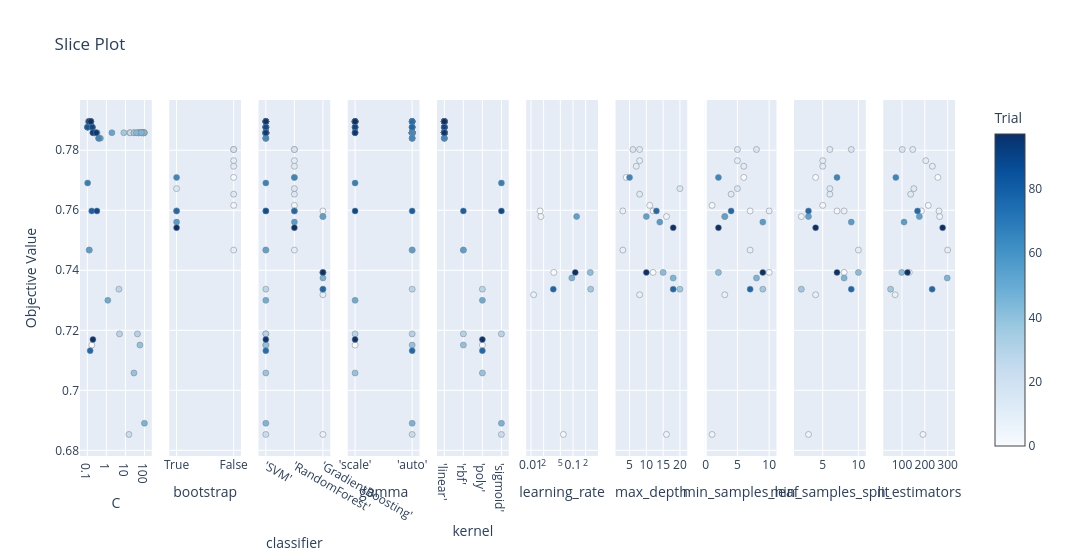

Notebook cell for this chart:
### Code cell
plot_slice(study).show()

### Figure 1 — Plotly figure (JSON) as saved in the notebook; plotly's stock layout.template omitted (floating-point values rounded to 4 significant figures)
{"data": [{"marker": {"color": [0, 5, 17, 18, 19, 20, 21, 22, 23, 24, 25, 26, 27, 28, 29, 30, 31, 32, 33, 34, 35, 36, 37, 39, 40, 41, 42, 44, 45, 46, 48, 49, 50, 51, 52, 53, 54, 56, 58, 59, 60, 61, 62, 63, 64, 65, 67, 68, 69, 70, 71, 72, 73, 74, 75, 76, 79, 80, 81, 82, 83, 84, 85, 86, 87, 88, 89, 90, 91, 92, 93, 94, 95, 96, 97], "colorbar": {"title": {"text": "Trial"}, "x": 1, "xpad": 40}, "colorscale": [[0, "rgb(247,251,255)"], [0.125, "rgb(222,235,247)"], [0.25, "rgb(198,219,239)"], [0.375, "rgb(158,202,225)"], [0.5, "rgb(107,174,214)"], [0.625, "rgb(66,146,198)"], [0.75, "rgb(33,113,181)"], [0.875, "rgb(8,81,156)"], [1, "rgb(8,48,107)"]], "line": {"color": "Grey", "width": 0.5}, "showscale": true}, "mode": "markers", "name": "Feasible Trial", "showlegend": false, "type": "scatter", "x": [0.1713, 0.1251, 75.04, 69.34, 90.5, 88.74, 86.79, 46.12, 15.27, 16.79, 17.95, 28.43, 98.39, 4.559, 4.893, 43.04, 96.88, 48.26, 53.62, 95.69, 28.6, 8.262, 49.69, 27.98, 57.82, 89.36, 67.47, 37.81, 68.43, 99.37, 0.3272, 1.191, 0.4861, 0.3973, 1.95, 0.1137, 0.1269, 0.2327, 0.2241, 0.2345, 0.253, 0.2429, 0.2585, 0.2144, 0.3956, 0.107, 0.1041, 0.1532, 0.1693, 0.1458, 0.1609, 0.1524, 0.1467, 0.143, 0.141, 0.1045, 0.17, 0.1359, 0.1359, 0.1002, 0.1341, 0.1404, 0.1852, 0.1371, 0.3188, 0.1834, 0.1277, 0.1538, 0.1266, 0.1931, 0.1463, 0.2978, 0.1229, 0.1966, 0.1502], "xaxis": "x", "y": [0.7151, 0.7467, 0.7858, 0.7858, 0.7858, 0.7858, 0.7858, 0.7858, 0.6853, 0.7858, 0.7858, 0.7858, 0.7858, 0.7337, 0.7188, 0.7188, 0.7858, 0.7858, 0.7858, 0.7858, 0.7858, 0.7858, 0.7858, 0.7058, 0.7151, 0.7858, 0.7858, 0.7858, 0.7858, 0.689, 0.7858, 0.73, 0.784, 0.784, 0.7858, 0.7896, 0.7467, 0.7858, 0.7858, 0.7858, 0.7858, 0.7858, 0.7858, 0.7858, 0.784, 0.7877, 0.7691, 0.7896, 0.7877, 0.7896, 0.7877, 0.7896, 0.7896, 0.7896, 0.7132, 0.7877, 0.7598, 0.7896, 0.7896, 0.7877, 0.7896, 0.7896, 0.7877, 0.7896, 0.7598, 0.7877, 0.7896, 0.7896, 0.7896, 0.7858, 0.7896, 0.7858, 0.7896, 0.7169, 0.7896], "yaxis": "y"}, {"marker": {"color": [8, 15, 57, 66, 77, 99, 1, 4, 10, 11, 12, 13, 14, 16], "colorbar": {"title": {"text": "Trial"}, "x": 1, "xpad": 40}, "colorscale": [[0, "rgb(247,251,255)"], [0.125, "rgb(222,235,247)"], [0.25, "rgb(198,219,239)"], [0.375, "rgb(158,202,225)"], [0.5, "rgb(107,174,214)"], [0.625, "rgb(66,146,198)"], [0.75, "rgb(33,113,181)"], [0.875, "rgb(8,81,156)"], [1, "rgb(8,48,107)"]], "line": {"color": "Grey", "width": 0.5}, "showscale": false}, "mode": "markers", "name": "Feasible Trial", "showlegend": false, "type": "scatter", "x": ["True", "True", "True", "True", "True", "True", "False", "False", "False", "False", "False", "False", "False", "False"], "xaxis": "x2", "y": [0.7598, 0.7672, 0.7561, 0.7709, 0.7598, 0.7542, 0.7709, 0.7616, 0.7467, 0.7765, 0.7747, 0.7803, 0.7654, 0.7803], "yaxis": "y2"}, {"marker": {"color": [0, 5, 17, 18, 19, 20, 21, 22, 23, 24, 25, 26, 27, 28, 29, 30, 31, 32, 33, 34, 35, 36, 37, 39, 40, 41, 42, 44, 45, 46, 48, 49, 50, 51, 52, 53, 54, 56, 58, 59, 60, 61, 62, 63, 64, 65, 67, 68, 69, 70, 71, 72, 73, 74, 75, 76, 79, 80, 81, 82, 83, 84, 85, 86, 87, 88, 89, 90, 91, 92, 93, 94, 95, 96, 97, 1, 4, 8, 10, 11, 12, 13, 14, 15, 16, 57, 66, 77, 99, 2, 3, 6, 7, 9, 38, 43, 47, 55, 78, 98], "colorbar": {"title": {"text": "Trial"}, "x": 1, "xpad": 40}, "colorscale": [[0, "rgb(247,251,255)"], [0.125, "rgb(222,235,247)"], [0.25, "rgb(198,219,239)"], [0.375, "rgb(158,202,225)"], [0.5, "rgb(107,174,214)"], [0.625, "rgb(66,146,198)"], [0.75, "rgb(33,113,181)"], [0.875, "rgb(8,81,156)"], [1, "rgb(8,48,107)"]], "line": {"color": "Grey", "width": 0.5}, "showscale": false}, "mode": "markers", "name": "Feasible Trial", "showlegend": false, "type": "scatter", "x": ["'SVM'", "'SVM'", "'SVM'", "'SVM'", "'SVM'", "'SVM'", "'SVM'", "'SVM'", "'SVM'", "'SVM'", "'SVM'", "'SVM'", "'SVM'", "'SVM'", "'SVM'", "'SVM'", "'SVM'", "'SVM'", "'SVM'", "'SVM'", "'SVM'", "'SVM'", "'SVM'", "'SVM'", "'SVM'", "'SVM'", "'SVM'", "'SVM'", "'SVM'", "'SVM'", "'SVM'", "'SVM'", "'SVM'", "'SVM'", "'SVM'", "'SVM'", "'SVM'", "'SVM'", "'SVM'", "'SVM'", "'SVM'", "'SVM'", "'SVM'", "'SVM'", "'SVM'", "'SVM'", "'SVM'", "'SVM'", "'SVM'", "'SVM'", "'SVM'", "'SVM'", "'SVM'", "'SVM'", "'SVM'", "'SVM'", "'SVM'", "'SVM'", "'SVM'", "'SVM'", "'SVM'", "'SVM'", "'SVM'", "'SVM'", "'SVM'", "'SVM'", "'SVM'", "'SVM'", "'SVM'", "'SVM'", "'SVM'", "'SVM'", "'SVM'", "'SVM'", "'SVM'", "'RandomForest'", "'RandomForest'", "'RandomForest'", "'RandomForest'", "'RandomForest'", "'RandomForest'", "'RandomForest'", "'RandomForest'", "'RandomForest'", "'RandomForest'", "'RandomForest'", "'RandomForest'", "'RandomForest'", "'RandomForest'", "'GradientBoosting'", "'GradientBoosting'", "'GradientBoosting'", "'GradientBoosting'", "'GradientBoosting'", "'GradientBoosting'", "'GradientBoosting'", "'GradientBoosting'", "'GradientBoosting'", "'GradientBoosting'", "'GradientBoosting'"], "xaxis": "x3", "y": [0.7151, 0.7467, 0.7858, 0.7858, 0.7858, 0.7858, 0.7858, 0.7858, 0.6853, 0.7858, 0.7858, 0.7858, 0.7858, 0.7337, 0.7188, 0.7188, 0.7858, 0.7858, 0.7858, 0.7858, 0.7858, 0.7858, 0.7858, 0.7058, 0.7151, 0.7858, 0.7858, 0.7858, 0.7858, 0.689, 0.7858, 0.73, 0.784, 0.784, 0.7858, 0.7896, 0.7467, 0.7858, 0.7858, 0.7858, 0.7858, 0.7858, 0.7858, 0.7858, 0.784, 0.7877, 0.7691, 0.7896, 0.7877, 0.7896, 0.7877, 0.7896, 0.7896, 0.7896, 0.7132, 0.7877, 0.7598, 0.7896, 0.7896, 0.7877, 0.7896, 0.7896, 0.7877, 0.7896, 0.7598, 0.7877, 0.7896, 0.7896, 0.7896, 0.7858, 0.7896, 0.7858, 0.7896, 0.7169, 0.7896, 0.7709, 0.7616, 0.7598, 0.7467, 0.7765, 0.7747, 0.7803, 0.7654, 0.7672, 0.7803, 0.7561, 0.7709, 0.7598, 0.7542, 0.7393, 0.7598, 0.6853, 0.7579, 0.7318, 0.7337, 0.7393, 0.7374, 0.7579, 0.7337, 0.7393], "yaxis": "y3"}, {"marker": {"color": [0, 25, 29, 39, 49, 67, 80, 81, 82, 83, 84, 85, 86, 87, 88, 89, 90, 91, 92, 93, 94, 95, 96, 97, 5, 17, 18, 19, 20, 21, 22, 23, 24, 26, 27, 28, 30, 31, 32, 33, 34, 35, 36, 37, 40, 41, 42, 44, 45, 46, 48, 50, 51, 52, 53, 54, 56, 58, 59, 60, 61, 62, 63, 64, 65, 68, 69, 70, 71, 72, 73, 74, 75, 76, 79], "colorbar": {"title": {"text": "Trial"}, "x": 1, "xpad": 40}, "colorscale": [[0, "rgb(247,251,255)"], [0.125, "rgb(222,235,247)"], [0.25, "rgb(198,219,239)"], [0.375, "rgb(158,202,225)"], [0.5, "rgb(107,174,214)"], [0.625, "rgb(66,146,198)"], [0.75, "rgb(33,113,181)"], [0.875, "rgb(8,81,156)"], [1, "rgb(8,48,107)"]], "line": {"color": "Grey", "width": 0.5}, "showscale": false}, "mode": "markers", "name": "Feasible Trial", "showlegend": false, "type": "scatter", "x": ["'scale'", "'scale'", "'scale'", "'scale'", "'scale'", "'scale'", "'scale'", "'scale'", "'scale'", "'scale'", "'scale'", "'scale'", "'scale'", "'scale'", "'scale'", "'scale'", "'scale'", "'scale'", "'scale'", "'scale'", "'scale'", "'scale'", "'scale'", "'scale'", "'auto'", "'auto'", "'auto'", "'auto'", "'auto'", "'auto'", "'auto'", "'auto'", "'auto'", "'auto'", "'auto'", "'auto'", "'auto'", "'auto'", "'auto'", "'auto'", "'auto'", "'auto'", "'auto'", "'auto'", "'auto'", "'auto'", "'auto'", "'auto'", "'auto'", "'auto'", "'auto'", "'auto'", "'auto'", "'auto'", "'auto'", "'auto'", "'auto'", "'auto'", "'auto'", "'auto'", "'auto'", "'auto'", "'auto'", "'auto'", "'auto'", "'auto'", "'auto'", "'auto'", "'auto'", "'auto'", "'auto'", "'auto'", "'auto'", "'auto'", "'auto'"], "xaxis": "x4", "y": [0.7151, 0.7858, 0.7188, 0.7058, 0.73, 0.7691, 0.7896, 0.7896, 0.7877, 0.7896, 0.7896, 0.7877, 0.7896, 0.7598, 0.7877, 0.7896, 0.7896, 0.7896, 0.7858, 0.7896, 0.7858, 0.7896, 0.7169, 0.7896, 0.7467, 0.7858, 0.7858, 0.7858, 0.7858, 0.7858, 0.7858, 0.6853, 0.7858, 0.7858, 0.7858, 0.7337, 0.7188, 0.7858, 0.7858, 0.7858, 0.7858, 0.7858, 0.7858, 0.7858, 0.7151, 0.7858, 0.7858, 0.7858, 0.7858, 0.689, 0.7858, 0.784, 0.784, 0.7858, 0.7896, 0.7467, 0.7858, 0.7858, 0.7858, 0.7858, 0.7858, 0.7858, 0.7858, 0.784, 0.7877, 0.7896, 0.7877, 0.7896, 0.7877, 0.7896, 0.7896, 0.7896, 0.7132, 0.7877, 0.7598], "yaxis": "y4"}, {"marker": {"color": [17, 18, 19, 20, 21, 22, 24, 25, 26, 27, 31, 32, 33, 34, 35, 36, 37, 41, 42, 44, 45, 48, 50, 51, 52, 53, 56, 58, 59, 60, 61, 62, 63, 64, 65, 68, 69, 70, 71, 72, 73, 74, 76, 80, 81, 82, 83, 84, 85, 86, 88, 89, 90, 91, 92, 93, 94, 95, 97, 5, 30, 40, 54, 79, 0, 28, 39, 49, 75, 96, 23, 29, 46, 67, 87], "colorbar": {"title": {"text": "Trial"}, "x": 1, "xpad": 40}, "colorscale": [[0, "rgb(247,251,255)"], [0.125, "rgb(222,235,247)"], [0.25, "rgb(198,219,239)"], [0.375, "rgb(158,202,225)"], [0.5, "rgb(107,174,214)"], [0.625, "rgb(66,146,198)"], [0.75, "rgb(33,113,181)"], [0.875, "rgb(8,81,156)"], [1, "rgb(8,48,107)"]], "line": {"color": "Grey", "width": 0.5}, "showscale": false}, "mode": "markers", "name": "Feasible Trial", "showlegend": false, "type": "scatter", "x": ["'linear'", "'linear'", "'linear'", "'linear'", "'linear'", "'linear'", "'linear'", "'linear'", "'linear'", "'linear'", "'linear'", "'linear'", "'linear'", "'linear'", "'linear'", "'linear'", "'linear'", "'linear'", "'linear'", "'linear'", "'linear'", "'linear'", "'linear'", "'linear'", "'linear'", "'linear'", "'linear'", "'linear'", "'linear'", "'linear'", "'linear'", "'linear'", "'linear'", "'linear'", "'linear'", "'linear'", "'linear'", "'linear'", "'linear'", "'linear'", "'linear'", "'linear'", "'linear'", "'linear'", "'linear'", "'linear'", "'linear'", "'linear'", "'linear'", "'linear'", "'linear'", "'linear'", "'linear'", "'linear'", "'linear'", "'linear'", "'linear'", "'linear'", "'linear'", "'rbf'", "'rbf'", "'rbf'", "'rbf'", "'rbf'", "'poly'", "'poly'", "'poly'", "'poly'", "'poly'", "'poly'", "'sigmoid'", "'sigmoid'", "'sigmoid'", "'sigmoid'", "'sigmoid'"], "xaxis": "x5", "y": [0.7858, 0.7858, 0.7858, 0.7858, 0.7858, 0.7858, 0.7858, 0.7858, 0.7858, 0.7858, 0.7858, 0.7858, 0.7858, 0.7858, 0.7858, 0.7858, 0.7858, 0.7858, 0.7858, 0.7858, 0.7858, 0.7858, 0.784, 0.784, 0.7858, 0.7896, 0.7858, 0.7858, 0.7858, 0.7858, 0.7858, 0.7858, 0.7858, 0.784, 0.7877, 0.7896, 0.7877, 0.7896, 0.7877, 0.7896, 0.7896, 0.7896, 0.7877, 0.7896, 0.7896, 0.7877, 0.7896, 0.7896, 0.7877, 0.7896, 0.7877, 0.7896, 0.7896, 0.7896, 0.7858, 0.7896, 0.7858, 0.7896, 0.7896, 0.7467, 0.7188, 0.7151, 0.7467, 0.7598, 0.7151, 0.7337, 0.7058, 0.73, 0.7132, 0.7169, 0.6853, 0.7188, 0.689, 0.7691, 0.7598], "yaxis": "y5"}, {"marker": {"color": [2, 3, 6, 7, 9, 38, 43, 47, 55, 78, 98], "colorbar": {"title": {"text": "Trial"}, "x": 1, "xpad": 40}, "colorscale": [[0, "rgb(247,251,255)"], [0.125, "rgb(222,235,247)"], [0.25, "rgb(198,219,239)"], [0.375, "rgb(158,202,225)"], [0.5, "rgb(107,174,214)"], [0.625, "rgb(66,146,198)"], [0.75, "rgb(33,113,181)"], [0.875, "rgb(8,81,156)"], [1, "rgb(8,48,107)"]], "line": {"color": "Grey", "width": 0.5}, "showscale": false}, "mode": "markers", "name": "Feasible Trial", "showlegend": false, "type": "scatter", "x": [0.03494, 0.0165, 0.05897, 0.01719, 0.01154, 0.2634, 0.2582, 0.09369, 0.122, 0.03399, 0.1134], "xaxis": "x6", "y": [0.7393, 0.7598, 0.6853, 0.7579, 0.7318, 0.7337, 0.7393, 0.7374, 0.7579, 0.7337, 0.7393], "yaxis": "y6"}, {"marker": {"color": [1, 2, 3, 4, 6, 7, 8, 9, 10, 11, 12, 13, 14, 15, 16, 38, 43, 47, 55, 57, 66, 77, 78, 98, 99], "colorbar": {"title": {"text": "Trial"}, "x": 1, "xpad": 40}, "colorscale": [[0, "rgb(247,251,255)"], [0.125, "rgb(222,235,247)"], [0.25, "rgb(198,219,239)"], [0.375, "rgb(158,202,225)"], [0.5, "rgb(107,174,214)"], [0.625, "rgb(66,146,198)"], [0.75, "rgb(33,113,181)"], [0.875, "rgb(8,81,156)"], [1, "rgb(8,48,107)"]], "line": {"color": "Grey", "width": 0.5}, "showscale": false}, "mode": "markers", "name": "Feasible Trial", "showlegend": false, "type": "scatter", "x": [4, 12, 12, 11, 16, 16, 3, 8, 3, 8, 7, 8, 8, 20, 6, 20, 15, 18, 10, 14, 5, 13, 18, 10, 18], "xaxis": "x7", "y": [0.7709, 0.7393, 0.7598, 0.7616, 0.6853, 0.7579, 0.7598, 0.7318, 0.7467, 0.7765, 0.7747, 0.7803, 0.7654, 0.7672, 0.7803, 0.7337, 0.7393, 0.7374, 0.7579, 0.7561, 0.7709, 0.7598, 0.7337, 0.7393, 0.7542], "yaxis": "y7"}, {"marker": {"color": [1, 2, 3, 4, 6, 7, 8, 9, 10, 11, 12, 13, 14, 15, 16, 38, 43, 47, 55, 57, 66, 77, 78, 98, 99], "colorbar": {"title": {"text": "Trial"}, "x": 1, "xpad": 40}, "colorscale": [[0, "rgb(247,251,255)"], [0.125, "rgb(222,235,247)"], [0.25, "rgb(198,219,239)"], [0.375, "rgb(158,202,225)"], [0.5, "rgb(107,174,214)"], [0.625, "rgb(66,146,198)"], [0.75, "rgb(33,113,181)"], [0.875, "rgb(8,81,156)"], [1, "rgb(8,48,107)"]], "line": {"color": "Grey", "width": 0.5}, "showscale": false}, "mode": "markers", "name": "Feasible Trial", "showlegend": false, "type": "scatter", "x": [6, 10, 7, 1, 1, 3, 10, 3, 7, 5, 6, 5, 4, 5, 8, 9, 2, 8, 3, 9, 2, 4, 7, 9, 2], "xaxis": "x8", "y": [0.7709, 0.7393, 0.7598, 0.7616, 0.6853, 0.7579, 0.7598, 0.7318, 0.7467, 0.7765, 0.7747, 0.7803, 0.7654, 0.7672, 0.7803, 0.7337, 0.7393, 0.7374, 0.7579, 0.7561, 0.7709, 0.7598, 0.7337, 0.7393, 0.7542], "yaxis": "y8"}, {"marker": {"color": [1, 2, 3, 4, 6, 7, 8, 9, 10, 11, 12, 13, 14, 15, 16, 38, 43, 47, 55, 57, 66, 77, 78, 98, 99], "colorbar": {"title": {"text": "Trial"}, "x": 1, "xpad": 40}, "colorscale": [[0, "rgb(247,251,255)"], [0.125, "rgb(222,235,247)"], [0.25, "rgb(198,219,239)"], [0.375, "rgb(158,202,225)"], [0.5, "rgb(107,174,214)"], [0.625, "rgb(66,146,198)"], [0.75, "rgb(33,113,181)"], [0.875, "rgb(8,81,156)"], [1, "rgb(8,48,107)"]], "line": {"color": "Grey", "width": 0.5}, "showscale": false}, "mode": "markers", "name": "Feasible Trial", "showlegend": false, "type": "scatter", "x": [4, 8, 7, 5, 3, 2, 8, 4, 10, 5, 5, 6, 6, 6, 9, 2, 10, 8, 3, 9, 7, 3, 9, 7, 4], "xaxis": "x9", "y": [0.7709, 0.7393, 0.7598, 0.7616, 0.6853, 0.7579, 0.7598, 0.7318, 0.7467, 0.7765, 0.7747, 0.7803, 0.7654, 0.7672, 0.7803, 0.7337, 0.7393, 0.7374, 0.7579, 0.7561, 0.7709, 0.7598, 0.7337, 0.7393, 0.7542], "yaxis": "y9"}, {"marker": {"color": [1, 2, 3, 4, 6, 7, 8, 9, 10, 11, 12, 13, 14, 15, 16, 38, 43, 47, 55, 57, 66, 77, 78, 98, 99], "colorbar": {"title": {"text": "Trial"}, "x": 1, "xpad": 40}, "colorscale": [[0, "rgb(247,251,255)"], [0.125, "rgb(222,235,247)"], [0.25, "rgb(198,219,239)"], [0.375, "rgb(158,202,225)"], [0.5, "rgb(107,174,214)"], [0.625, "rgb(66,146,198)"], [0.75, "rgb(33,113,181)"], [0.875, "rgb(8,81,156)"], [1, "rgb(8,48,107)"]], "line": {"color": "Grey", "width": 0.5}, "showscale": false}, "mode": "markers", "name": "Feasible Trial", "showlegend": false, "type": "scatter", "x": [257, 132, 185, 215, 192, 265, 262, 70, 300, 204, 233, 147, 138, 152, 101, 50, 99, 298, 176, 109, 73, 168, 232, 124, 278], "xaxis": "x10", "y": [0.7709, 0.7393, 0.7598, 0.7616, 0.6853, 0.7579, 0.7598, 0.7318, 0.7467, 0.7765, 0.7747, 0.7803, 0.7654, 0.7672, 0.7803, 0.7337, 0.7393, 0.7374, 0.7579, 0.7561, 0.7709, 0.7598, 0.7337, 0.7393, 0.7542], "yaxis": "y10"}], "layout": {"title": {"text": "Slice Plot"}, "width": 3000, "xaxis": {"anchor": "y", "domain": [0, 0.082], "title": {"text": "C"}, "type": "log"}, "xaxis10": {"anchor": "y10", "domain": [0.918, 1.0], "title": {"text": "n_estimators"}}, "xaxis2": {"anchor": "y2", "categoryarray": ["True", "False"], "categoryorder": "array", "domain": [0.102, 0.184], "title": {"text": "bootstrap"}, "type": "category"}, "xaxis3": {"anchor": "y3", "categoryarray": ["'SVM'", "'RandomForest'", "'GradientBoosting'"], "categoryorder": "array", "domain": [0.204, 0.286], "title": {"text": "classifier"}, "type": "category"}, "xaxis4": {"anchor": "y4", "categoryarray": ["'scale'", "'auto'"], "categoryorder": "array", "domain": [0.306, 0.388], "title": {"text": "gamma"}, "type": "category"}, "xaxis5": {"anchor": "y5", "categoryarray": ["'linear'", "'rbf'", "'poly'", "'sigmoid'"], "categoryorder": "array", "domain": [0.408, 0.49], "title": {"text": "kernel"}, "type": "category"}, "xaxis6": {"anchor": "y6", "domain": [0.51, 0.592], "title": {"text": "learning_rate"}, "type": "log"}, "xaxis7": {"anchor": "y7", "domain": [0.612, 0.694], "title": {"text": "max_depth"}}, "xaxis8": {"anchor": "y8", "domain": [0.714, 0.796], "title": {"text": "min_samples_leaf"}}, "xaxis9": {"anchor": "y9", "domain": [0.816, 0.898], "title": {"text": "min_samples_split"}}, "yaxis": {"anchor": "x", "domain": [0, 1], "title": {"text": "Objective Value"}}, "yaxis10": {"anchor": "x10", "domain": [0, 1], "matches": "y", "showticklabels": false}, "yaxis2": {"anchor": "x2", "domain": [0, 1], "matches": "y", "showticklabels": false}, "yaxis3": {"anchor": "x3", "domain": [0, 1], "matches": "y", "showticklabels": false}, "yaxis4": {"anchor": "x4", "domain": [0, 1], "matches": "y", "showticklabels": false}, "yaxis5": {"anchor": "x5", "domain": [0, 1], "matches": "y", "showticklabels": false}, "yaxis6": {"anchor": "x6", "domain": [0, 1], "matches": "y", "showticklabels": false}, "yaxis7": {"anchor": "x7", "domain": [0, 1], "matches": "y", "showticklabels": false}, "yaxis8": {"anchor": "x8", "domain": [0, 1], "matches": "y", "showticklabels": false}, "yaxis9": {"anchor": "x9", "domain": [0, 1], "matches": "y", "showticklabels": false}}}
